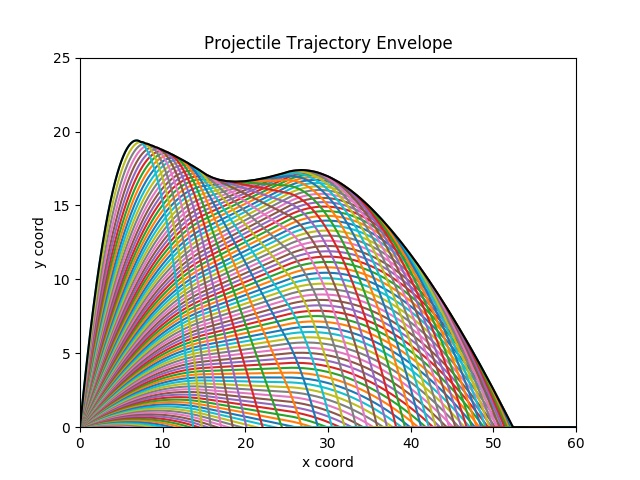

Here is the Python script that generated this plot:
#======================================================================
# Github: https://github.com/thjsimmons
#======================================================================

# Solution to problem: https://brilliant.org/problems/envelope-of-trajectories-2/?ref_id=1614339

import numpy as np
from scipy.integrate import odeint
from numpy import sin, cos, pi, array
import matplotlib.pyplot as plt

    
a = 15.0 # x-position at which force starts
b = 25.0 # x-position at which force ends
u = 20.0 # initial velocity
m = 1.0  # particle mass 
f = 10.0 # force per unit mass on (a,b)
g = 10.0 # gravity 

# Get (x(t), y(t)) for each angle theta: 
def path(theta):
    ta = a /(u * cos(theta))                    # time @ x = a
    tb = b /(u * cos(theta))                    # time @ x = b
    ya = u*sin(theta)*ta - 0.5*g*ta**2          # y @ x = a  
    ya_dot = u*sin(theta) - g*ta                # y' @ x = a  
    yb = ya + ya_dot*tb + 0.5*(f-g)*tb**2       # y @ x = b 
    yb_dot = ya_dot + (f-g)*tb                  # y' @ x = b 
    
    time = np.linspace(0.0, 10.0, 1000)
    x = np.zeros(time.shape[0])
    y = np.zeros(time.shape[0])
   
    # Compute piece-wise path: 
    for i in range(time.shape[0]):
        t = time[i]
        x_t = u * cos(theta) * t
        x[i] = x_t
        if x_t < a:
            y_t = u*sin(theta)*t - 0.5*g*t**2
            y[i] = y_t
        elif a < x_t < b:
            y_t = ya + ya_dot*(t-ta) + 0.5*(f-g)*(t-ta)**2
            y[i] = y_t
        else:
            y_t = yb + yb_dot*(t-tb-ta) - 0.5*g*(t-tb)**2
            y[i] = y_t
            if y_t < 0:
                y[i]  = 0
    return (x,y)

# Resample (x(t), y(t)) -> (x, y(x))
def x_resample(path):

    (x_init, y_init) = path
    x_range = np.max(x_init)
    x_new = np.linspace(0.0, 60, 1000)
    y_new = np.zeros(x_new.shape[0])
    y_new[0] = y_init[0]
    y_new[-1] = y_init[-1]
    
    count = 1
    for i in range(1000-1):
        slope = (y_init[i+1]-y_init[i])/(x_init[i+1]-x_init[i])
        if count == 1000:
            break
        while x_new[count]< x_init[i+1]:
            y_new[count] = y_init[i] + slope * (x_new[count]-x_init[i])
            count += 1
            if count == 1000:
                break
    return (x_new, y_new)

# Get boundary curve B(x)
def boundary(angles):
   
    x_res = np.linspace(0.0, 60, 1000) # resulting x values 
    xy_list = [] # 
    curve = np.zeros(x_res.shape[0])

    for theta in angles:
        xy_list.append(x_resample(path(theta))) # (x, y(x)) for each angle

    for i in range(x_res.shape[0]):
        maxy = -1
        mdex = -1
        # get max y(x) @ each x for all angles:
        for index in range(len(xy_list)):
            (_,y) = xy_list[index]
            if y[i] > maxy:
                maxy  = y[i] 
                mdex = index
        curve[i] = maxy
    return (x_res, curve)
        
def integral(path): # Quadrature under B(x)
    (x,y) = path
    dx = x[1] - x[0]
    return dx * np.sum(y)

max_angle = 80.0/180.0 * np.pi # 80 / 180 * pi
angles = np.linspace(0.0, max_angle, 100.0)

fig = plt.figure()
plt.xlim(0, 60)
plt.ylim(0, 25)
plt.xlabel("x coord")
plt.ylabel("y coord")
plt.title("Projectile Trajectory Envelope")
for theta in angles:
    (x,y) = path(theta)
    plt.plot(x, y, label='hi')
    
(x, curve) = boundary(angles)
print "Integral Value = ", integral((x, curve))

plt.plot(x, curve, 'k', label='hi')
plt.savefig("EnvelopeOfTrajectories.jpg", dpi = 100)
plt.show()
